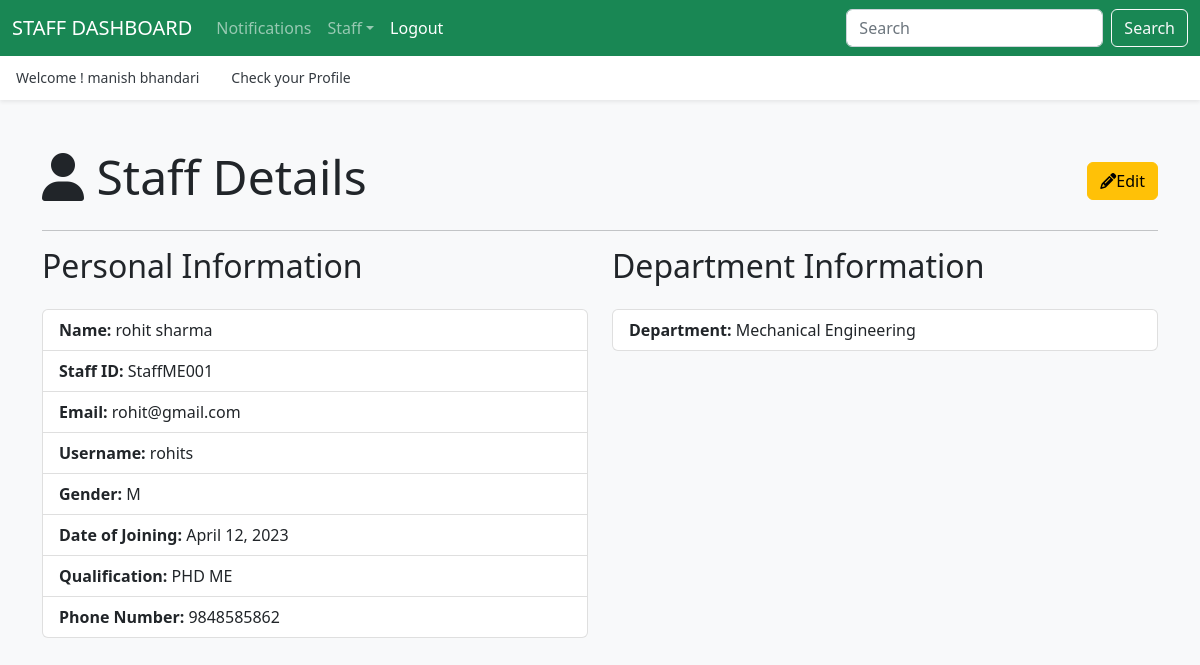
Page /hod/staff/view/3/ (signed in) on the committed database.
### authentication/models.py (models this page shows, shortened)
class UserProfile(models.Model):
    user = models.OneToOneField(User, on_delete=models.CASCADE)
    usertype = models.CharField(max_length=50)

### app_hod/models.py (models this page shows, shortened)
class Staff(models.Model):
    user = models.OneToOneField(UserProfile, on_delete=models.CASCADE)
    staff_id = models.CharField(max_length=20, unique=True)
    gender = models.CharField(max_length=1, choices=[('M', 'Male'), ('F', 'Female')])
    doj = models.DateField()
    qualification = models.TextField()
    phone_number = models.CharField(max_length=20)
    course = models.ForeignKey(Course,on_delete=models.DO_NOTHING)
    created_at = models.DateTimeField(auto_now_add=True)
    updated_at = models.DateTimeField(auto_now=True)

class Course(models.Model):
    name = models.CharField(max_length=100)
    created_at = models.DateTimeField(auto_now_add=True)
    updated_at = models.DateTimeField(auto_now=True)
    def __str__(self):
        return self.name

### app_hod/views.py (the view)
# urls.py: path('staff/view/<int:id>/', views.staff_view, name='view-staff'),
@login_required(login_url='/login/')
def staff_view(request, id):
    staff = Staff.objects.get(id=id)
    context = {"data": staff}
    return render(request, 'hod/staff_view.html', context)

### templates/hod/staff_view.html (shortened to what this page needs)
{% extends "layouts/master.html" %}
{% block content %}
<div class="container my-5">
    <div class="d-flex justify-content-between align-items-center">
        <h1 class="display-5 mb-2"><i class="fas fa-user"></i> Staff Details</h1>
        <a href="{% url 'edit-staff' data.id %}" class="btn btn-warning"><i class="fas fa-pencil-alt"></i>Edit</a>
    </div>
    <hr>
    <div class="row">
        <div class="col-md-6">
            <h2 class="mb-4">Personal Information</h2>
            <ul class="list-group">
                <li class="list-group-item"><strong>Name:</strong> {{ data.user.user.first_name }} {{ data.user.user.last_name }}</li>
                <li class="list-group-item"><strong>Staff ID:</strong> {{ data.staff_id }}</li>
                <li class="list-group-item"><strong>Email:</strong> {{ data.user.user.email }}</li>
                <li class="list-group-item"><strong>Username:</strong> {{ data.user.user.username }}</li>
                <li class="list-group-item"><strong>Gender:</strong> {{ data.gender }}</li>
                <li class="list-group-item"><strong>Date of Joining:</strong> {{ data.doj }}</li>
                <li class="list-group-item"><strong>Qualification:</strong> {{ data.qualification }}</li>
                <li class="list-group-item"><strong>Phone Number:</strong> {{ data.phone_number }}</li>
            </ul>
        </div>
        <div class="col-md-6">
            <h2 class="mb-4">Department Information</h2>
            <ul class="list-group">
                <li class="list-group-item"><strong>Department:</strong> {{ data.course }}</li>
            </ul>
        </div>
    </div>
</div>
{% endblock content %}

### templates/layouts/master.html (shortened to what this page needs)
{% load static %}
<!doctype html>
<html lang="en">
<head>
  <link rel="stylesheet" href="https://cdnjs.cloudflare.com/ajax/libs/font-awesome/6.4.0/css/all.min.css">
  <link href="https://cdn.jsdelivr.net/npm/bootstrap@5.2.3/dist/css/bootstrap.min.css" rel="stylesheet">
  <link href="{% static 'css/offcanvas.css' %}" rel="stylesheet">
</head>
<body class="bg-light">
  {% if user.userprofile.usertype == 'hod' %}
  <nav class="navbar navbar-expand-lg fixed-top navbar-dark bg-success" aria-label="Main navigation">
    <div class="container-fluid">
      <a class="navbar-brand" href="{% url 'hodpage' %}" style="text-transform:uppercase;">{{ user.userprofile.usertype }} Dashboard</a>
      <button class="navbar-toggler p-0 border-0" type="button" id="navbarSideCollapse" aria-label="Toggle navigation">
        <span class="navbar-toggler-icon"></span>
      </button>
      <div class="navbar-collapse offcanvas-collapse" id="navbarsExampleDefault">
        <ul class="navbar-nav me-auto mb-2 mb-lg-0">
          <li class="nav-item dropdown">
            <a class="nav-link dropdown-toggle" href="#" id="dropdown00" data-bs-toggle="dropdown" aria-expanded="false">Notification</a>
            <ul class="dropdown-menu" aria-labelledby="dropdown00">
              <li><a class="dropdown-item" href="{% url 'send-studentnotification' %}">Student Notification</a></li>
              <li><a class="dropdown-item" href="{% url 'send-staffnotification' %}">Staff Notification</a></li>
            </ul>
          </li>
          <li class="nav-item dropdown">
            <a class="nav-link dropdown-toggle" href="#" id="dropdown01" data-bs-toggle="dropdown" aria-expanded="false">Course</a>
            <ul class="dropdown-menu" aria-labelledby="dropdown01">
              <li><a class="dropdown-item" href="{% url 'add-course' %}">Add Course</a></li>
              <li><a class="dropdown-item" href="{% url 'list-course' %}">View Course</a></li>
            </ul>
          </li>
          <li class="nav-item dropdown">
            <a class="nav-link dropdown-toggle" href="#" id="dropdown02" data-bs-toggle="dropdown" aria-expanded="false">Student</a>
            <ul class="dropdown-menu" aria-labelledby="dropdown02">
              <li><a class="dropdown-item" href="{% url 'add-student' %}">Add Student</a></li>
              <li><a class="dropdown-item" href="{% url 'list-student' %}">View Student</a></li>
            </ul>
          </li>
          <li class="nav-item dropdown">
            <a class="nav-link dropdown-toggle" href="#" id="dropdown03" data-bs-toggle="dropdown" aria-expanded="false">Staff</a>
            <ul class="dropdown-menu" aria-labelledby="dropdown03">
              <li><a class="dropdown-item" href="{% url 'add-staff' %}">Add Staff</a></li>
              <li><a class="dropdown-item" href="{% url 'list-staff' %}">View Staff</a></li>
            </ul>
          </li>
          <li class="nav-item dropdown">
            <a class="nav-link dropdown-toggle" href="#" id="dropdown04" data-bs-toggle="dropdown" aria-expanded="false">Subject</a>
            <ul class="dropdown-menu" aria-labelledby="dropdown04">
              <li><a class="dropdown-item" href="{% url 'add-subject' %}">Add Subject</a></li>
              <li><a class="dropdown-item" href="{% url 'list-subject' %}">View Subject</a></li>
            </ul>
          </li>
          <li class="nav-item">
            <a class="nav-link active" aria-current="page" href="{% url 'logout' %}">Logout</a>
          </li>
        </ul>
        <form class="d-flex">
          <input class="form-control me-2" type="search" placeholder="Search" aria-label="Search">
          <button class="btn btn-outline-light" type="submit">Search</button>
        </form>
      </div>
    </div>
  </nav>
  {% elif user.userprofile.usertype == 'staff' %}
  <nav class="navbar navbar-expand-lg fixed-top navbar-dark bg-success" aria-label="Main navigation">
    <div class="container-fluid">
      <a class="navbar-brand" href="{% url 'staffpage' %}" style="text-transform:uppercase;">{{ user.userprofile.usertype }} Dashboard</a>
      <div class="navbar-collapse offcanvas-collapse" id="navbarsExampleDefault">
        <ul class="navbar-nav me-auto mb-2 mb-lg-0">
          <li class="nav-item">
            <a class="nav-link" href="{% url 'staff-notification' %}">Notifications</a>
          </li>
          <li class="nav-item dropdown">
            <a class="nav-link dropdown-toggle" href="#" id="dropdown03" data-bs-toggle="dropdown" aria-expanded="false">Staff</a>
          </li>
          <li class="nav-item">
            <a class="nav-link active" aria-current="page" href="{% url 'logout' %}">Logout</a>
          </li>
        </ul>
        <form class="d-flex">
          <input class="form-control me-2" type="search" placeholder="Search" aria-label="Search">
          <button class="btn btn-outline-light" type="submit">Search</button>
        </form>
      </div>
    </div>
  </nav>
  {% endif %}
  <div class="nav-scroller bg-body shadow-sm">
    <nav class="nav nav-underline" aria-label="Secondary navigation">
      <p class="nav-link active" aria-current="page">Welcome ! {{ user.first_name }} {{ user.last_name }}</p>
      <a class="nav-link active" aria-current="page"
      {% if user.userprofile.usertype == 'hod' %}
      href=" {% url 'hodprofile' %}"
      {% elif user.userprofile.usertype == 'staff' %}
      href=" {% url 'staffprofile' %}"
      {% elif user.userprofile.usertype == 'student' %}
      href=" {% url 'studentprofile' %}"
      {% endif %}>Check your Profile</a>
    </nav>
  </div>
  {% block content %}
  {% endblock %}
</body>
</html>

### static/css/offcanvas.css (style rules this page uses)
html, body { overflow-x: hidden; }
body { padding-top: 56px; }
.nav-scroller { position: relative; z-index: 2; height: 2.75rem; overflow-y: hidden; }
.nav-scroller .nav { display: flex; flex-wrap: nowrap; padding-bottom: 1rem; margin-top: -1px; overflow-x: auto; color: rgba(255, 255, 255, .75); text-align: center; white-space: nowrap; -webkit-overflow-scrolling: touch; }
.nav-underline .nav-link { padding-top: .75rem; padding-bottom: .75rem; font-size: .875rem; color: #6c757d; }
.nav-underline .active { font-weight: 500; color: #343a40; }

### rows in the picture
Staff: user.user.first_name "rohit", user.user.last_name "sharma", staff_id "StaffME001", user.user.email "rohit@gmail.com", user.user.username "rohits", gender "M", doj "April 12, 2023", qualification "PHD ME", phone_number "9848585862", course "Mechanical Engineering"

### other values in the picture
{{ user.userprofile.usertype }} "STAFF"
{{ user.first_name }} "manish"
{{ user.last_name }} "bhandari"
